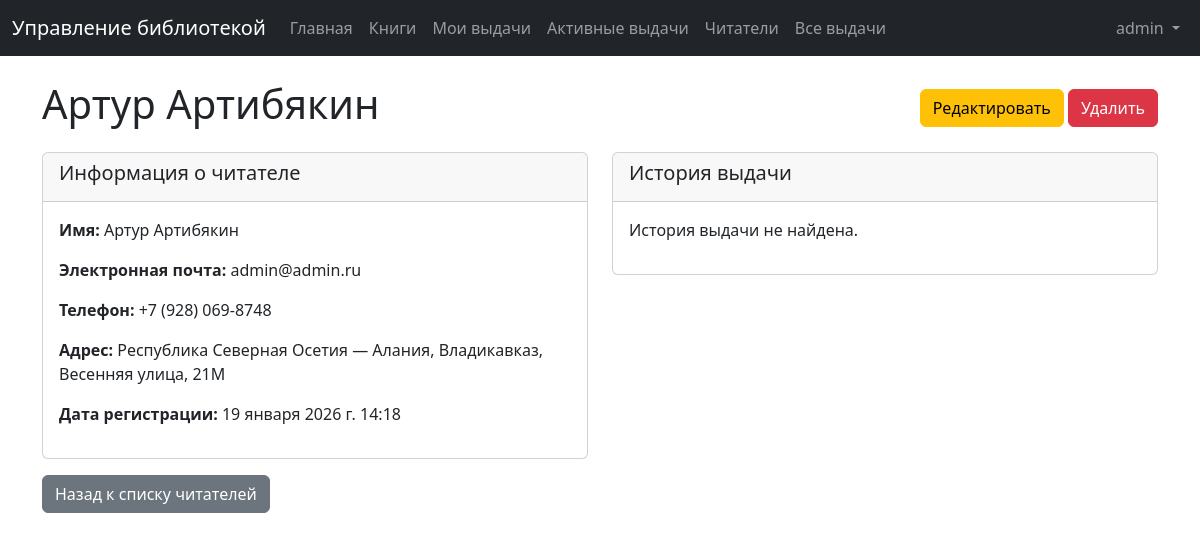
Page /readers/1/ (signed in) on the earlier database version.
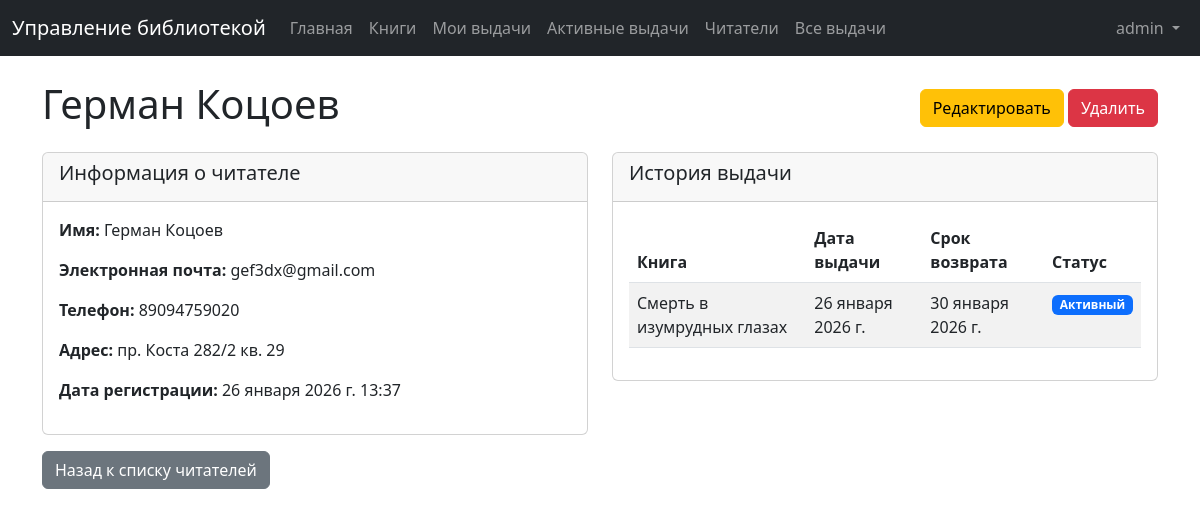
Same page on the later database version.
### library/models.py (models this page shows, shortened)
class Reader(models.Model):
    user = models.OneToOneField(
        User,
        on_delete=models.CASCADE,
        null=True,
        blank=True,
        verbose_name="Пользователь",
    )
    first_name = models.CharField(max_length=100, verbose_name="Имя")
    last_name = models.CharField(max_length=100, verbose_name="Фамилия")
    email = models.EmailField(
        max_length=254, verbose_name="Электронная почта", unique=True
    )
    phone = models.CharField(
        max_length=20, verbose_name="Телефон", null=True, blank=True, unique=True
    )
    address = models.CharField(
        max_length=255, verbose_name="Адрес", null=True, blank=True
    )
    registration_date = models.DateTimeField(
        auto_now_add=True, verbose_name="Дата регистрации"
    )
    class Meta:
        verbose_name = "Читатель"
        verbose_name_plural = "Читатели"
        ordering = ["last_name", "first_name"]

class Loan(models.Model):
    STATUS_CHOICES = [
        ("overdue", "Просрочена"),
        ("active", "Активная"),
        ("returned", "Возвращена"),
    ]
    reader = models.ForeignKey(
        Reader, on_delete=models.CASCADE, verbose_name="Читатель"
    )
    book = models.ForeignKey(Book, on_delete=models.CASCADE, verbose_name="Книга")
    loan_date = models.DateField(verbose_name="Дата выдачи книги")
    due_date = models.DateField(verbose_name="Срок возврата книги")
    return_date = models.DateField(
        verbose_name="Дата возврата книги", null=True, blank=True
    )
    status = models.CharField(
        max_length=20, choices=STATUS_CHOICES, default="active", verbose_name="Статус"
    )
    class Meta:
        verbose_name = "Выдача"
        verbose_name_plural = "Выдачи"
        ordering = ["return_date"]

class Book(models.Model):
    title = models.CharField(max_length=200, verbose_name="Название")
    author = models.CharField(max_length=200, verbose_name="Автор")
    isbn = models.CharField(max_length=13, verbose_name="ISBN", unique=True)
    publication_date = models.DateField(verbose_name="Дата публикации")
    genre = models.CharField(max_length=100, verbose_name="Жанр")
    total_copies = models.IntegerField(verbose_name="Количество экземпляров")
    available_copies = models.IntegerField(verbose_name="Доступные экземпляры")
    class Meta:
        verbose_name = "Книга"
        verbose_name_plural = "Книги"
        ordering = ["title"]

### library/views.py (the view)
# urls.py: path("readers/<int:pk>/", views.reader_detail, name="reader_detail"),
@login_required
def reader_detail(request, pk):
    if not request.user.is_staff:
        messages.error(request, "У вас нет разрешения на просмотр этой страницы.")
        return redirect("home")
    reader = get_object_or_404(Reader, pk=pk)
    loans = Loan.objects.filter(reader=reader)
    return render(
        request, "library/reader_detail.html", {"reader": reader, "loans": loans}
    )

### templates/library/reader_detail.html (shortened to what this page needs)
{% extends 'library/base.html' %}
{% block content %}
<div class="d-flex justify-content-between align-items-center mb-3">
    <h1>{{ reader.first_name }} {{ reader.last_name }}</h1>
    <div>
        <a href="{% url 'reader_edit' reader.pk %}" class="btn btn-warning">Редактировать</a>
        <a href="{% url 'reader_delete' reader.pk %}" class="btn btn-danger">Удалить</a>
    </div>
</div>
<div class="row">
    <div class="col-md-6">
        <div class="card">
            <div class="card-header">
                <h5>Информация о читателе</h5>
            </div>
            <div class="card-body">
                <p><strong>Имя:</strong> {{ reader.first_name }} {{ reader.last_name }}</p>
                <p><strong>Электронная почта:</strong> {{ reader.email }}</p>
                <p><strong>Телефон:</strong> {{ reader.phone }}</p>
                <p><strong>Адрес:</strong> {{ reader.address }}</p>
                <p><strong>Дата регистрации:</strong> {{ reader.registration_date }}</p>
            </div>
        </div>
    </div>
    <div class="col-md-6">
        <div class="card">
            <div class="card-header">
                <h5>История выдачи</h5>
            </div>
            <div class="card-body">
                {% if loans %}
                    <div class="table-responsive">
                        <table class="table table-striped">
                            <thead>
                                <tr>
                                    <th>Книга</th>
                                    <th>Дата выдачи</th>
                                    <th>Срок возврата</th>
                                    <th>Статус</th>
                                </tr>
                            </thead>
                            <tbody>
                                {% for loan in loans %}
                                    <tr>
                                        <td>{{ loan.book.title }}</td>
                                        <td>{{ loan.loan_date }}</td>
                                        <td>{{ loan.due_date }}</td>
                                        <td>
                                            <span class="badge bg-{% if loan.status == 'active' %}primary{% elif loan.status == 'returned' %}success{% else %}danger{% endif %}">
                                                {% if loan.status == 'active' %}Активный{% elif loan.status == 'returned' %}Возвращенный{% else %}Просроченный{% endif %}
                                            </span>
                                        </td>
                                    </tr>
                                {% endfor %}
                            </tbody>
                        </table>
                    </div>
                {% else %}
                    <p>История выдачи не найдена.</p>
                {% endif %}
            </div>
        </div>
    </div>
</div>
<div class="mt-3">
    <a href="{% url 'reader_list' %}" class="btn btn-secondary">Назад к списку читателей</a>
</div>
{% endblock %}

### templates/library/base.html (shortened to what this page needs)
{% load crispy_forms_tags %}
<!doctype html>
<html lang="ru">
    <head>
        <link
            href="https://cdn.jsdelivr.net/npm/bootstrap@5.3.0/dist/css/bootstrap.min.css"
            rel="stylesheet"
        />
    </head>
    <body>
        {% include 'library/components/navbar.html' %}
        <div class="container mt-4">{% block content %} {% endblock %}</div>
    </body>
</html>

### templates/library/components/navbar.html (shortened to what this page needs)
<nav class="navbar navbar-expand-lg navbar-dark bg-dark">
    <div class="container-fluid">
        <a class="navbar-brand" href="{% url 'home' %}"
            >Управление библиотекой</a
        >
        <div class="collapse navbar-collapse" id="navbarNav">
            <ul class="navbar-nav me-auto">
                <li class="nav-item">
                    <a class="nav-link" href="{% url 'home' %}">Главная</a>
                </li>
                {% if user.is_authenticated %}
                <li class="nav-item">
                    <a class="nav-link" href="{% url 'book_list' %}">Книги</a>
                </li>
                <li class="nav-item">
                    <a class="nav-link" href="{% url 'loan_list' %}"
                        >Мои выдачи</a
                    >
                </li>
                <li class="nav-item">
                    <a class="nav-link" href="{% url 'loan_active' %}"
                        >Активные выдачи</a
                    >
                </li>
                {% endif %} {% if user.is_staff %}
                <li class="nav-item">
                    <a class="nav-link" href="{% url 'reader_list' %}"
                        >Читатели</a
                    >
                </li>
                <li class="nav-item">
                    <a class="nav-link" href="{% url 'loan_history' %}"
                        >Все выдачи</a
                    >
                </li>
                {% endif %}
            </ul>
            <ul class="navbar-nav">
                {% if user.is_authenticated %}
                <li class="nav-item dropdown">
                    <a
                        class="nav-link dropdown-toggle"
                        href="#"
                        id="navbarDropdown"
                        role="button"
                        data-bs-toggle="dropdown"
                    >
                        {{ user.username }}
                    </a>
                </li>
                {% endif %}
            </ul>
        </div>
    </div>
</nav>

Differences in the rows shown:
changed Reader: first_name "Артур" → "Герман"; last_name "Артибякин" → "Коцоев"; email "admin@admin.ru" → "gef3dx@gmail.com"; phone "+7 (928) 069-8748" → "89094759020"; address "Республика Северная Осетия — Алания, Владикавказ, Весенняя улица, 21М" → "пр. Коста 282/2 кв. 29"; registration_date "19 января 2026 г. 14:18" → "26 января 2026 г. 13:37"
added Loan: book "Смерть в изумрудных глазах", loan_date "26 января 2026 г.", due_date "30 января 2026 г.", status "Активный"
Other differences:
text no longer shown: "История выдачи не найдена."
text now shown: "Книга Дата выдачи Срок возврата Статус"
